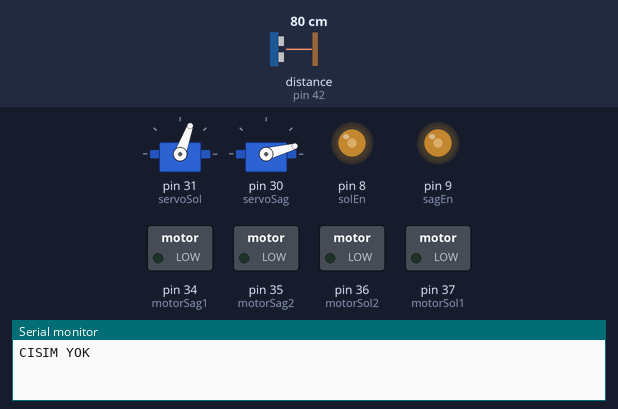
A sketch run on a simulated Arduino Mega 2560, built with avr-gcc and run on an emulated ATmega2560. Shown: 2 × servo, switched loads named in the sketch (green lamp = pin HIGH), output pins drawn as LEDs (lit = HIGH), the last lines printed to the serial monitor. Wiring (inferred from the names in the program): ultrasonic range finder: trigger pin 43; echo pin 42. The inputs (shaded band) are chosen by the test bench; at power-on: distance to the obstacle (sensor on pin 42) 80 cm. The echo pulse lasts 58.3 µs per cm; pins used as bus, display or sensor lines are not drawn.

Above: at 2.8 s.
2.9 s: distance to the obstacle (sensor on pin 42) set to 29 cm
4.5 s: distance to the obstacle (sensor on pin 42) set to 25 cm
At 5.5 s:
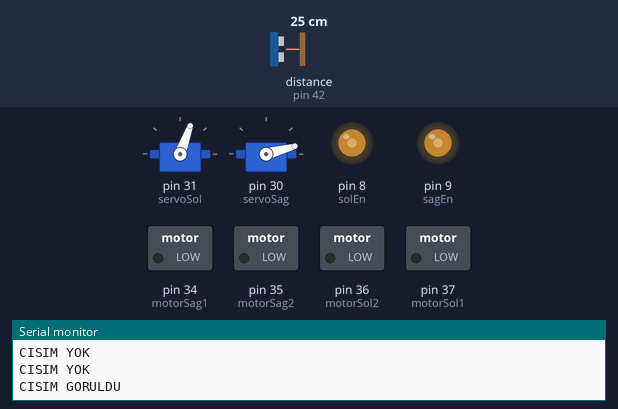
Timing chart, 0 to 7.5 s (numbered marks = the images above; inputs shaded):
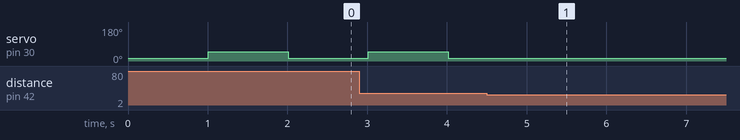

Measured:
- the behaviour switches between 27 and 26 cm on distance to the obstacle (sensor on pin 42) (found by bisection; images 0 and 1)
- after the input at 4.5 s, servo on pin 30 (servoSag): stops changing and stays 15°

The sketch:

DenemeTahtasi.ino
```cpp
#include <Servo.h>
Servo servoSol, servoSag;

int trigArka1 = 41;
int echoArka1 = 40;
int trigArka2 = 43;
int echoArka2 = 42;
int trigOn1 = 45;
int echoOn1 = 44;
int trigOn2 = 47;
int echoOn2 = 46;
int trigOn3 = 49;
int echoOn3 = 48;

int motorSag1 = 34;
int motorSag2 = 35;
int motorSol1 = 37;
int motorSol2 = 36;
int sagEn = 9;
int solEn = 8;

int sure;
int mesafe;

unsigned long zaman;
unsigned long eskiZaman = 0;
bool sollamaDurum = true;

int solSen = 50;
int solTekerSayac;
bool solBirKere;
int sagSen = 51;
int sagTekerSayac;
bool sagBirKere;

int genelHiz = 120;
void setup() {
  Serial.begin(9600);
  pinMode(trigArka1, OUTPUT);
  pinMode(echoArka1, INPUT);
  pinMode(trigArka2, OUTPUT);
  pinMode(echoArka2, INPUT);
  pinMode(trigOn1, OUTPUT);
  pinMode(echoOn1, INPUT);
  pinMode(trigOn2, OUTPUT);
  pinMode(echoOn2, INPUT);
  pinMode(trigOn3, OUTPUT);
  pinMode(echoOn3, INPUT);

  pinMode(motorSag1, OUTPUT);
  pinMode(motorSag2, OUTPUT);
  pinMode(motorSol1, OUTPUT);
  pinMode(motorSol2, OUTPUT);
  pinMode(sagEn, OUTPUT);
  pinMode(solEn, OUTPUT);

  pinMode(solSen, INPUT);
  pinMode(sagSen, INPUT);

  servoSol.attach(31);
  servoSag.attach(30);

  analogWrite(sagEn, genelHiz);
  analogWrite(solEn, genelHiz);

}

void loop() {

  servoSol.write(70);
  servoSag.write(15);
  delay(1000);
  if (mesafeO("Sag Arka: ", echoArka2, trigArka2) > 25) {
    servoSag.write(50);
    delay(1000);
    if (mesafeO("Sag Arka: ", echoArka2, trigArka2) > 25) {
      Serial.println("CISIM YOK");
    }
    else{
      Serial.println("CISIM GORULDU");
    }
  }
  else{
      Serial.println("CISIM GORULDU");
    }

}

void sagKontrolTur(bool sag1, bool sag2, int tur) {
  StopMillis(500);
  sagTekerSayac = 0;
  while (1) {
    if (digitalRead(sagSen) && sagBirKere) sagTekerSayac++; sagBirKere = false;
    if (!digitalRead(sagSen)) sagBirKere = true;
    Serial.print("SagTekerSayac"); Serial.println(sagTekerSayac);
    digitalWrite(motorSol1, LOW);
    digitalWrite(motorSol2, LOW);
    digitalWrite(motorSag1, sag1);
    digitalWrite(motorSag2, sag2);
    if (sagTekerSayac >= tur) {
      sollamaDurum = false;
      Serial.println("---Sollama SON---");
      break;
    }
  }
}

void solKontrolTur(bool sol1, bool sol2, int tur) {
  StopMillis(500);
  solTekerSayac = 0;
  while (1) {
    if (digitalRead(solSen) && solBirKere) solTekerSayac++; solBirKere = false;
    if (!digitalRead(solSen)) solBirKere = true;
    Serial.print("SolTekerSayac"); Serial.println(solTekerSayac);
    digitalWrite(motorSol1, sol1);
    digitalWrite(motorSol2, sol2);
    digitalWrite(motorSag1, LOW);
    digitalWrite(motorSag2, LOW);
    if (solTekerSayac >= tur) {
      sollamaDurum = false;
      Serial.println("---Sollama SON---");
      break;
    }
  }
}

void CiftTekerTur(bool sol1, bool sol2, bool sag1, bool sag2, int tur) {
  StopMillis(500);
  solTekerSayac = 0;
  while (1) {
    if (digitalRead(solSen) && solBirKere) solTekerSayac++; solBirKere = false;
    if (!digitalRead(solSen)) solBirKere = true;
    Serial.print("SolTekerSayac"); Serial.println(solTekerSayac);
    digitalWrite(motorSol1, sol1);
    digitalWrite(motorSol2, sol2);
    digitalWrite(motorSag1, sag1);
    digitalWrite(motorSag2, sag2);
    if (solTekerSayac >= tur) {
      sollamaDurum = false;
      Serial.println("---Cift Son---");
      break;
    }
  }
}

void StopMillis(int durdur) {
  eskiZaman = zaman;
  digitalWrite(motorSol1, LOW);
  digitalWrite(motorSol2, LOW);
  digitalWrite(motorSag1, LOW);
  digitalWrite(motorSag2, LOW);
  while (1) {
    zaman = millis();
    if (zaman - eskiZaman > durdur) {
      break;
    }
  }
}

int mesafeO(String msg, int echo, int trig) {
  digitalWrite(trig, HIGH);
  delayMicroseconds(10);
  digitalWrite(trig, LOW);
  sure = pulseIn(echo, HIGH) / 2;
  mesafe = sure / 29.1;

  if (!(mesafe > 0 && mesafe < 30)) {
    mesafe = 30;
  }
  return mesafe;
}
```
